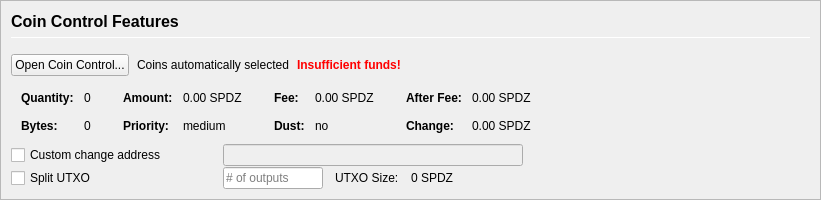
         <widget class="QFrame" name="frameCoinControl">
          <property name="sizePolicy">
           <sizepolicy hsizetype="Expanding" vsizetype="Expanding">
            <horstretch>0</horstretch>
            <verstretch>0</verstretch>
           </sizepolicy>
          </property>
          <property name="maximumSize">
           <size>
            <width>16777215</width>
            <height>16777215</height>
           </size>
          </property>
          <property name="frameShape">
           <enum>QFrame::StyledPanel</enum>
          </property>
          <property name="frameShadow">
           <enum>QFrame::Sunken</enum>
          </property>
          <layout class="QVBoxLayout" name="verticalLayoutCoinControl2">
           <property name="spacing">
            <number>0</number>
           </property>
           <property name="leftMargin">
            <number>0</number>
           </property>
           <property name="topMargin">
            <number>0</number>
           </property>
           <property name="rightMargin">
            <number>0</number>
           </property>
           <property name="bottomMargin">
            <number>0</number>
           </property>
           <item>
            <widget class="QFrame" name="frameCoinControl_BG">
             <layout class="QVBoxLayout" name="verticalLayoutCoinControl" stretch="0,0,0,0,0,0">
              <property name="spacing">
               <number>1</number>
              </property>
              <property name="leftMargin">
               <number>10</number>
              </property>
              <property name="topMargin">
               <number>10</number>
              </property>
              <item>
               <layout class="QHBoxLayout" name="horizontalLayoutCoinControl1">
                <property name="bottomMargin">
                 <number>15</number>
                </property>
                <item>
                 <layout class="QVBoxLayout" name="verticalLayout_3">
                  <property name="spacing">
                   <number>6</number>
                  </property>
                  <item>
                   <widget class="QLabel" name="labelCoinControlFeatures">
                    <property name="sizePolicy">
                     <sizepolicy hsizetype="Preferred" vsizetype="Maximum">
                      <horstretch>0</horstretch>
                      <verstretch>0</verstretch>
                     </sizepolicy>
                    </property>
                    <property name="minimumSize">
                     <size>
                      <width>0</width>
                      <height>20</height>
                     </size>
                    </property>
                    <property name="font">
                     <font>
                      <pointsize>12</pointsize>
                      <weight>75</weight>
                      <bold>true</bold>
                     </font>
                    </property>
                    <property name="styleSheet">
                     <string notr="true">font-weight:bold;</string>
                    </property>
                    <property name="text">
                     <string>Coin Control Features</string>
                    </property>
                   </widget>
                  </item>
                  <item>
                   <widget class="Line" name="line">
                    <property name="minimumSize">
                     <size>
                      <width>0</width>
                      <height>1</height>
                     </size>
                    </property>
                    <property name="maximumSize">
                     <size>
                      <width>16777215</width>
                      <height>1</height>
                     </size>
                    </property>
                    <property name="orientation">
                     <enum>Qt::Horizontal</enum>
                    </property>
                   </widget>
                  </item>
                 </layout>
                </item>
               </layout>
              </item>
              <item>
               <layout class="QHBoxLayout" name="horizontalLayoutCoinControl2" stretch="0,0,0,0">
                <property name="spacing">
                 <number>8</number>
                </property>
                <property name="bottomMargin">
                 <number>10</number>
                </property>
                <item>
                 <widget class="QPushButton" name="pushButtonCoinControl">
                  <property name="styleSheet">
                   <string notr="true"/>
                  </property>
                  <property name="text">
                   <string>Open Coin Control...</string>
                  </property>
                  <property name="autoDefault">
                   <bool>false</bool>
                  </property>
                 </widget>
                </item>
                <item>
                 <widget class="QLabel" name="labelCoinControlAutomaticallySelected">
                  <property name="text">
                   <string>Coins automatically selected</string>
                  </property>
                  <property name="margin">
                   <number>5</number>
                  </property>
                 </widget>
                </item>
                <item>
                 <widget class="QLabel" name="labelCoinControlInsuffFunds">
                  <property name="font">
                   <font>
                    <weight>75</weight>
                    <bold>true</bold>
                   </font>
                  </property>
                  <property name="styleSheet">
                   <string notr="true">color:red;font-weight:bold;</string>
                  </property>
                  <property name="text">
                   <string>Insufficient funds!</string>
                  </property>
                  <property name="margin">
                   <number>5</number>
                  </property>
                 </widget>
                </item>
                <item>
                 <spacer name="horizontalSpacerCoinControl">
                  <property name="orientation">
                   <enum>Qt::Horizontal</enum>
                  </property>
                  <property name="sizeHint" stdset="0">
                   <size>
                    <width>40</width>
                    <height>1</height>
                   </size>
                  </property>
                 </spacer>
                </item>
               </layout>
              </item>
              <item>
               <widget class="QWidget" name="widgetCoinControl" native="true">
                <property name="sizePolicy">
                 <sizepolicy hsizetype="Preferred" vsizetype="Preferred">
                  <horstretch>0</horstretch>
                  <verstretch>0</verstretch>
                 </sizepolicy>
                </property>
                <property name="minimumSize">
                 <size>
                  <width>0</width>
                  <height>0</height>
                 </size>
                </property>
                <property name="styleSheet">
                 <string notr="true"/>
                </property>
                <layout class="QHBoxLayout" name="horizontalLayoutCoinControl5">
                 <property name="leftMargin">
                  <number>0</number>
                 </property>
                 <property name="topMargin">
                  <number>0</number>
                 </property>
                 <property name="rightMargin">
                  <number>0</number>
                 </property>
                 <property name="bottomMargin">
                  <number>0</number>
                 </property>
                 <item>
                  <layout class="QHBoxLayout" name="horizontalLayoutCoinControl3" stretch="0,0,0,1">
                   <property name="spacing">
                    <number>20</number>
                   </property>
                   <property name="topMargin">
                    <number>0</number>
                   </property>
                   <property name="bottomMargin">
                    <number>10</number>
                   </property>
                   <item>
                    <layout class="QFormLayout" name="formLayoutCoinControl1">
                     <property name="horizontalSpacing">
                      <number>10</number>
                     </property>
                     <property name="verticalSpacing">
                      <number>14</number>
                     </property>
                     <property name="leftMargin">
                      <number>10</number>
                     </property>
                     <property name="topMargin">
                      <number>4</number>
                     </property>
                     <property name="rightMargin">
                      <number>6</number>
                     </property>
                     <item row="0" column="0">
                      <widget class="QLabel" name="labelCoinControlQuantityText">
                       <property name="font">
                        <font>
                         <weight>75</weight>
                         <bold>true</bold>
                        </font>
                       </property>
                       <property name="text">
                        <string>Quantity:</string>
                       </property>
                       <property name="margin">
                        <number>0</number>
                       </property>
                      </widget>
                     </item>
                     <item row="0" column="1">
                      <widget class="QLabel" name="labelCoinControlQuantity">
                       <property name="cursor">
                        <cursorShape>IBeamCursor</cursorShape>
                       </property>
                       <property name="contextMenuPolicy">
                        <enum>Qt::ActionsContextMenu</enum>
                       </property>
                       <property name="text">
                        <string notr="true">0</string>
                       </property>
                       <property name="margin">
                        <number>0</number>
                       </property>
                       <property name="textInteractionFlags">
                        <set>Qt::LinksAccessibleByMouse|Qt::TextSelectableByKeyboard|Qt::TextSelectableByMouse</set>
                       </property>
                      </widget>
                     </item>
                     <item row="1" column="0">
                      <widget class="QLabel" name="labelCoinControlBytesText">
                       <property name="font">
                        <font>
                         <weight>75</weight>
                         <bold>true</bold>
                        </font>
                       </property>
                       <property name="text">
                        <string>Bytes:</string>
                       </property>
                      </widget>
                     </item>
                     <item row="1" column="1">
                      <widget class="QLabel" name="labelCoinControlBytes">
                       <property name="cursor">
                        <cursorShape>IBeamCursor</cursorShape>
                       </property>
                       <property name="contextMenuPolicy">
                        <enum>Qt::ActionsContextMenu</enum>
                       </property>
                       <property name="text">
                        <string notr="true">0</string>
                       </property>
                       <property name="textInteractionFlags">
                        <set>Qt::LinksAccessibleByMouse|Qt::TextSelectableByKeyboard|Qt::TextSelectableByMouse</set>
                       </property>
                      </widget>
                     </item>
                    </layout>
                   </item>
                   <item>
                    <layout class="QFormLayout" name="formLayoutCoinControl2">
                     <property name="horizontalSpacing">
                      <number>10</number>
                     </property>
                     <property name="verticalSpacing">
                      <number>14</number>
                     </property>
                     <property name="leftMargin">
                      <number>6</number>
                     </property>
                     <property name="topMargin">
                      <number>4</number>
                     </property>
                     <property name="rightMargin">
                      <number>6</number>
                     </property>
                     <item row="0" column="0">
                      <widget class="QLabel" name="labelCoinControlAmountText">
                       <property name="font">
                        <font>
                         <weight>75</weight>
                         <bold>true</bold>
                        </font>
                       </property>
                       <property name="text">
                        <string>Amount:</string>
                       </property>
                       <property name="margin">
                        <number>0</number>
                       </property>
                      </widget>
                     </item>
                     <item row="0" column="1">
                      <widget class="QLabel" name="labelCoinControlAmount">
                       <property name="cursor">
                        <cursorShape>IBeamCursor</cursorShape>
                       </property>
                       <property name="contextMenuPolicy">
                        <enum>Qt::ActionsContextMenu</enum>
                       </property>
                       <property name="text">
                        <string notr="true">0.00 SPDZ</string>
                       </property>
                       <property name="textInteractionFlags">
                        <set>Qt::LinksAccessibleByMouse|Qt::TextSelectableByKeyboard|Qt::TextSelectableByMouse</set>
                       </property>
                      </widget>
                     </item>
                     <item row="1" column="0">
                      <widget class="QLabel" name="labelCoinControlPriorityText">
                       <property name="font">
                        <font>
                         <weight>75</weight>
                         <bold>true</bold>
                        </font>
                       </property>
                       <property name="text">
                        <string>Priority:</string>
                       </property>
                      </widget>
                     </item>
                     <item row="1" column="1">
                      <widget class="QLabel" name="labelCoinControlPriority">
                       <property name="cursor">
                        <cursorShape>IBeamCursor</cursorShape>
                       </property>
                       <property name="contextMenuPolicy">
                        <enum>Qt::ActionsContextMenu</enum>
                       </property>
                       <property name="text">
                        <string>medium</string>
                       </property>
                       <property name="textInteractionFlags">
                        <set>Qt::LinksAccessibleByMouse|Qt::TextSelectableByKeyboard|Qt::TextSelectableByMouse</set>
                       </property>
                      </widget>
                     </item>
                    </layout>
                   </item>
                   <item>
                    <layout class="QFormLayout" name="formLayoutCoinControl3">
                     <property name="horizontalSpacing">
                      <number>10</number>
                     </property>
                     <property name="verticalSpacing">
                      <number>14</number>
                     </property>
                     <property name="leftMargin">
                      <number>6</number>
                     </property>
                     <property name="topMargin">
                      <number>4</number>
                     </property>
                     <property name="rightMargin">
                      <number>6</number>
                     </property>
                     <item row="0" column="0">
                      <widget class="QLabel" name="labelCoinControlFeeText">
                       <property name="font">
                        <font>
                         <weight>75</weight>
                         <bold>true</bold>
                        </font>
                       </property>
                       <property name="text">
                        <string>Fee:</string>
                       </property>
                       <property name="margin">
                        <number>0</number>
                       </property>
                      </widget>
                     </item>
                     <item row="0" column="1">
                      <widget class="QLabel" name="labelCoinControlFee">
                       <property name="cursor">
                        <cursorShape>IBeamCursor</cursorShape>
                       </property>
                       <property name="contextMenuPolicy">
                        <enum>Qt::ActionsContextMenu</enum>
                       </property>
                       <property name="text">
                        <string notr="true">0.00 SPDZ</string>
                       </property>
                       <property name="textInteractionFlags">
                        <set>Qt::LinksAccessibleByMouse|Qt::TextSelectableByKeyboard|Qt::TextSelectableByMouse</set>
                       </property>
                      </widget>
                     </item>
                     <item row="1" column="0">
                      <widget class="QLabel" name="labelCoinControlLowOutputText">
                       <property name="font">
                        <font>
                         <weight>75</weight>
                         <bold>true</bold>
                        </font>
                       </property>
                       <property name="text">
                        <string>Dust:</string>
                       </property>
                      </widget>
                     </item>
                     <item row="1" column="1">
                      <widget class="QLabel" name="labelCoinControlLowOutput">
                       <property name="cursor">
                        <cursorShape>IBeamCursor</cursorShape>
                       </property>
                       <property name="contextMenuPolicy">
                        <enum>Qt::ActionsContextMenu</enum>
                       </property>
                       <property name="text">
                        <string>no</string>
                       </property>
                       <property name="textInteractionFlags">
                        <set>Qt::LinksAccessibleByMouse|Qt::TextSelectableByKeyboard|Qt::TextSelectableByMouse</set>
                       </property>
                      </widget>
                     </item>
                    </layout>
                   </item>
                   <item>
                    <layout class="QFormLayout" name="formLayoutCoinControl4">
                     <property name="horizontalSpacing">
                      <number>10</number>
                     </property>
                     <property name="verticalSpacing">
                      <number>14</number>
                     </property>
                     <property name="leftMargin">
                      <number>6</number>
                     </property>
                     <property name="topMargin">
                      <number>4</number>
                     </property>
                     <property name="rightMargin">
                      <number>6</number>
                     </property>
                     <item row="0" column="0">
                      <widget class="QLabel" name="labelCoinControlAfterFeeText">
                       <property name="font">
                        <font>
                         <weight>75</weight>
                         <bold>true</bold>
                        </font>
                       </property>
                       <property name="text">
                        <string>After Fee:</string>
                       </property>
                       <property name="margin">
                        <number>0</number>
                       </property>
                      </widget>
                     </item>
                     <item row="0" column="1">
                      <widget class="QLabel" name="labelCoinControlAfterFee">
                       <property name="cursor">
                        <cursorShape>IBeamCursor</cursorShape>
                       </property>
                       <property name="contextMenuPolicy">
                        <enum>Qt::ActionsContextMenu</enum>
                       </property>
                       <property name="text">
                        <string notr="true">0.00 SPDZ</string>
                       </property>
                       <property name="textInteractionFlags">
                        <set>Qt::LinksAccessibleByMouse|Qt::TextSelectableByKeyboard|Qt::TextSelectableByMouse</set>
                       </property>
                      </widget>
                     </item>
                     <item row="1" column="0">
                      <widget class="QLabel" name="labelCoinControlChangeText">
                       <property name="font">
                        <font>
                         <weight>75</weight>
                         <bold>true</bold>
                        </font>
                       </property>
                       <property name="text">
                        <string>Change:</string>
                       </property>
                      </widget>
                     </item>
                     <item row="1" column="1">
                      <widget class="QLabel" name="labelCoinControlChange">
                       <property name="cursor">
                        <cursorShape>IBeamCursor</cursorShape>
                       </property>
                       <property name="contextMenuPolicy">
                        <enum>Qt::ActionsContextMenu</enum>
                       </property>
                       <property name="text">
                        <string notr="true">0.00 SPDZ</string>
                       </property>
                       <property name="textInteractionFlags">
                        <set>Qt::LinksAccessibleByMouse|Qt::TextSelectableByKeyboard|Qt::TextSelectableByMouse</set>
                       </property>
                      </widget>
                     </item>
                    </layout>
                   </item>
                  </layout>
                 </item>
                </layout>
               </widget>
              </item>
              <item>
               <layout class="QHBoxLayout" name="horizontalLayoutCoinControl4">
                <property name="spacing">
                 <number>12</number>
                </property>
                <property name="sizeConstraint">
                 <enum>QLayout::SetDefaultConstraint</enum>
                </property>
                <property name="topMargin">
                 <number>0</number>
                </property>
                <property name="rightMargin">
                 <number>0</number>
                </property>
                <item>
                 <widget class="QCheckBox" name="checkBoxCoinControlChange">
                  <property name="sizePolicy">
                   <sizepolicy hsizetype="Preferred" vsizetype="Preferred">
                    <horstretch>0</horstretch>
                    <verstretch>0</verstretch>
                   </sizepolicy>
                  </property>
                  <property name="minimumSize">
                   <size>
                    <width>200</width>
                    <height>0</height>
                   </size>
                  </property>
                  <property name="maximumSize">
                   <size>
                    <width>200</width>
                    <height>16777215</height>
                   </size>
                  </property>
                  <property name="toolTip">
                   <string>If this is activated, but the change address is empty or invalid, change will be sent to a newly generated address.</string>
                  </property>
                  <property name="text">
                   <string>Custom change address</string>
                  </property>
                 </widget>
                </item>
                <item>
                 <widget class="QValidatedLineEdit" name="lineEditCoinControlChange">
                  <property name="enabled">
                   <bool>false</bool>
                  </property>
                  <property name="sizePolicy">
                   <sizepolicy hsizetype="Preferred" vsizetype="Preferred">
                    <horstretch>0</horstretch>
                    <verstretch>0</verstretch>
                   </sizepolicy>
                  </property>
                  <property name="minimumSize">
                   <size>
                    <width>300</width>
                    <height>0</height>
                   </size>
                  </property>
                 </widget>
                </item>
                <item>
                 <widget class="QLabel" name="labelCoinControlChangeLabel">
                  <property name="sizePolicy">
                   <sizepolicy hsizetype="Preferred" vsizetype="Preferred">
                    <horstretch>0</horstretch>
                    <verstretch>0</verstretch>
                   </sizepolicy>
                  </property>
                  <property name="minimumSize">
                   <size>
                    <width>100</width>
                    <height>0</height>
                   </size>
                  </property>
                  <property name="text">
                   <string/>
                  </property>
                  <property name="margin">
                   <number>3</number>
                  </property>
                 </widget>
                </item>
               </layout>
              </item>
              <item>
               <layout class="QHBoxLayout" name="horizontalLayoutCoinControl6">
                <property name="spacing">
                 <number>12</number>
                </property>
                <property name="rightMargin">
                 <number>0</number>
                </property>
                <item>
                 <widget class="QCheckBox" name="splitBlockCheckBox">
                  <property name="sizePolicy">
                   <sizepolicy hsizetype="Preferred" vsizetype="Preferred">
                    <horstretch>0</horstretch>
                    <verstretch>0</verstretch>
                   </sizepolicy>
                  </property>
                  <property name="minimumSize">
                   <size>
                    <width>200</width>
                    <height>0</height>
                   </size>
                  </property>
                  <property name="maximumSize">
                   <size>
                    <width>200</width>
                    <height>16777215</height>
                   </size>
                  </property>
                  <property name="text">
                   <string>Split UTXO</string>
                  </property>
                 </widget>
                </item>
                <item>
                 <widget class="QLineEdit" name="splitBlockLineEdit">
                  <property name="sizePolicy">
                   <sizepolicy hsizetype="Preferred" vsizetype="Preferred">
                    <horstretch>50</horstretch>
                    <verstretch>0</verstretch>
                   </sizepolicy>
                  </property>
                  <property name="minimumSize">
                   <size>
                    <width>100</width>
                    <height>0</height>
                   </size>
                  </property>
                  <property name="maximumSize">
                   <size>
                    <width>100</width>
                    <height>16777215</height>
                   </size>
                  </property>
                  <property name="placeholderText">
                   <string># of outputs</string>
                  </property>
                 </widget>
                </item>
                <item>
                 <widget class="QLabel" name="labelBlockSizeText">
                  <property name="text">
                   <string>UTXO Size:</string>
                  </property>
                 </widget>
                </item>
                <item>
                 <widget class="QLabel" name="labelBlockSize">
                  <property name="text">
                   <string>0 SPDZ</string>
                  </property>
                 </widget>
                </item>
                <item>
                 <spacer name="horizontalSpacer_7">
                  <property name="orientation">
                   <enum>Qt::Horizontal</enum>
                  </property>
                  <property name="sizeHint" stdset="0">
                   <size>
                    <width>40</width>
                    <height>20</height>
                   </size>
                  </property>
                 </spacer>
                </item>
               </layout>
              </item>
              <item>
               <spacer name="verticalSpacerCoinControl">
                <property name="orientation">
                 <enum>Qt::Vertical</enum>
                </property>
                <property name="sizeHint" stdset="0">
                 <size>
                  <width>800</width>
                  <height>1</height>
                 </size>
                </property>
               </spacer>
              </item>
             </layout>
            </widget>
           </item>
          </layout>
         </widget>
